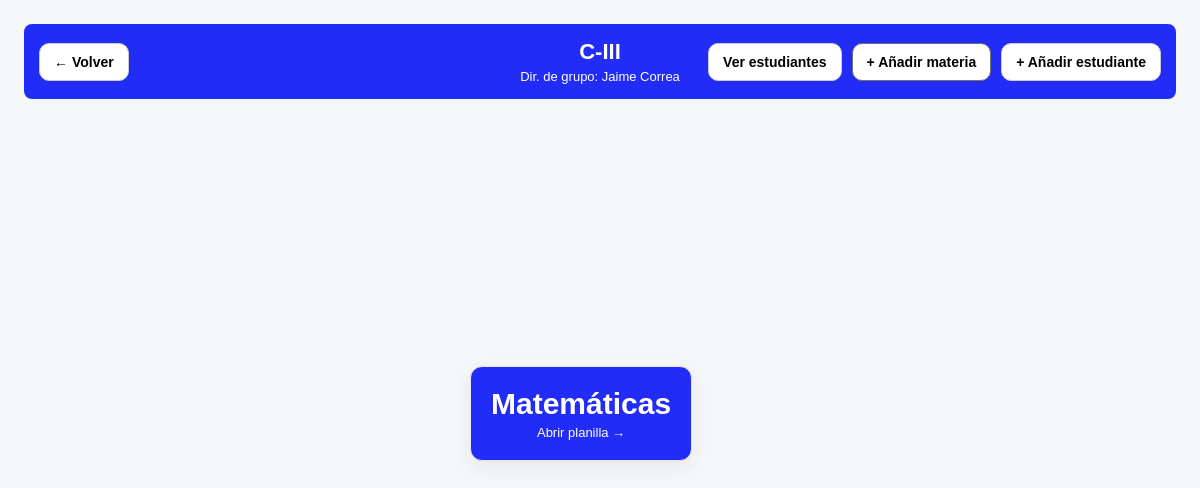
The app's page /salon/7 (signed in) with its own data.
### app.py (models this page shows)
class Salon(db.Model):
    id = db.Column(db.Integer, primary_key=True)
    grado = db.Column(db.String(20), nullable=False)
    director = db.Column(db.String(120), nullable=False)
    usuario_id = db.Column(db.Integer, db.ForeignKey("usuario.id"), nullable=True)

class Materia(db.Model):
    id = db.Column(db.Integer, primary_key=True)
    nombre = db.Column(db.String(120), nullable=False)    # ej: Matemáticas
    salon_id = db.Column(db.Integer, db.ForeignKey("salon.id"), nullable=False)
    salon = db.relationship("Salon", backref=db.backref("materias", lazy=True, cascade="all, delete-orphan"))

### app.py (the view)
@app.get("/salon/<int:salon_id>")
@login_required
def ver_salon(salon_id):
    salon = Salon.query.filter_by(id=salon_id, usuario_id=session["usuario_id"]).first_or_404()
    materias = Materia.query.filter_by(salon_id=salon_id).order_by(Materia.nombre.asc()).all()
    estudiantes = (
        Estudiante.query.filter_by(salon_id=salon_id)
        .order_by(Estudiante.apellidos.asc(), Estudiante.nombres.asc())
        .all()
    )
    return render_template(
        "salon.html",
        salon=salon,
        materias=materias,
        estudiantes=estudiantes,
        modal_open=False,
        form_data={}
    )

### app.py (called while the page is built)
def login_required(view_func):
    @wraps(view_func)
    def wrapped_view(*args, **kwargs):
        if "usuario_id" not in session:
            return redirect(url_for("login"))
        return view_func(*args, **kwargs)
    return wrapped_view

### templates/salon.html (shortened to what this page needs)
<!doctype html>
<html lang="es">
<head>
  <link rel="stylesheet" href="/static/css/estilo_salon.css">
</head>
<body>
  <div class="topbar">
    <a class="btn" href="{{ url_for('index') }}">← Volver</a>
    <div class="info">
      <h1>{{ salon.grado }}</h1>
      <p class="muted">Dir. de grupo: {{ salon.director }}</p>
    </div>
    <div class="right-buttons">
      <button class="btn" id="btnVerEstudiantes">Ver estudiantes</button>
      <button class="btn primary" id="btnAbrir">+ Añadir materia</button>
      <button class="btn" id="btnAgregarEstudiante">+ Añadir estudiante</button>
    </div>
  </div>
  <div class="contenido">
    <div class="list">
      {% if materias|length == 0 %}
        <div class="card">
          <div class="title">Aún no hay materias</div>
          <div class="muted" style="color: white;">Pulsa “+ Añadir materia” para crear la primera.</div>
        </div>
      {% else %}
        {% for m in materias %}
          <a class="card card-link" href="{{ url_for('ver_materia', materia_id=m.id) }}">
            <div class="title">{{ m.nombre }}</div>
            <div class="muted" style="color: white;">Abrir planilla →</div>
          </a>
        {% endfor %}
      {% endif %}
    </div>
  </div>
</body>
</html>

### static/css/estilo_salon.css (style rules this page uses)
body { margin:0; padding:24px; background:#f5f6f8; font-family: Arial, sans-serif; }
.topbar { display: grid; grid-template-columns: 1fr auto 1fr; align-items: center; background-color: rgb(34, 44, 247); color: white; padding: 15px; border-radius: 8px; margin-bottom: 14px; }
.topbar > a { justify-self: start; }
.topbar .info { text-align: center; }
.topbar .right-buttons { justify-self: end; display: flex; gap: 10px; }
.info h1 { margin:0; font-size: 22px; }
.muted { color:white; font-size: 13px; margin: 4px 0 0; }
.btn { padding:10px 14px; border:1px solid #ccc; background:#fff; border-radius:10px; cursor:pointer; text-decoration:none; color:#000; font-size:14px; font-weight: bold; }
.btn.primary { background:white; color:black; border-color:rgb(112, 112, 112); }
.contenido { display: flex; justify-content: center; align-items: center; height: 75vh; }
.list { display:grid; grid-template-columns: repeat(auto-fit, 260px); gap: 16px; margin: 20px auto; justify-content: center; text-align: center; max-width: calc(3*260px + 2*16px); }
.card { display: flex; flex-direction: column; justify-content: center; text-align: center; border: 1px solid #e5e5e5; border-radius: 12px; padding: 20px; box-shadow: 0 6px 18px rgba(0,0,0,.06); width: max-content; background-color:rgb(34, 44, 247); }
.card-link { text-decoration: none; }
.card .title { font-weight:700; font-size: 30px; color: white; }

### records on screen
Salon: grado "C-III", director "Jaime Correa"
Materia: nombre "Matemáticas"
